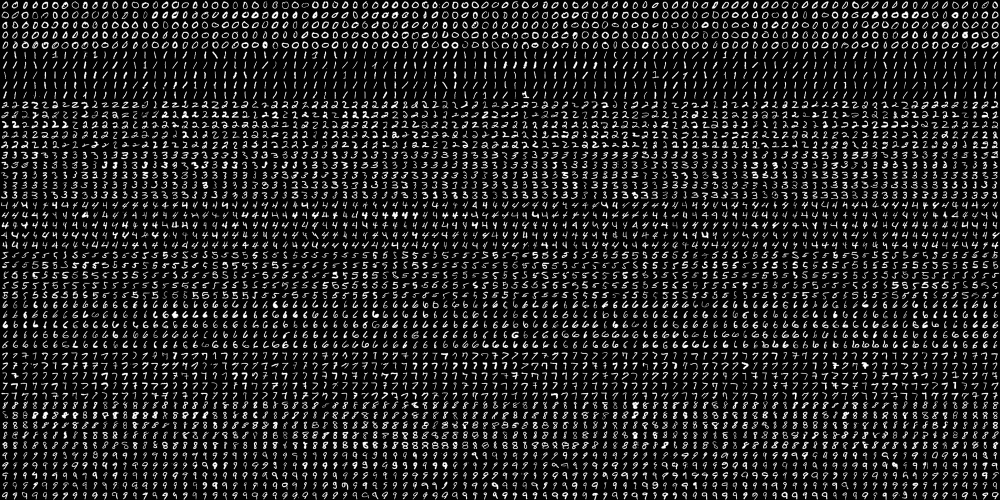
#> input picture digits.png, 2000 x 1000 px (shown at 1/2 size); the run also reads 1 picture not shown here
$ jupyter execute --allow-errors mytrep.ipynb
#> lines starting #> are read from the running program, lines starting #| are printed output that depends on the picture
[cell 1]
#!/usr/bin/env python

import cv2

import numpy as np

SZ = 20
CLASS_N = 10

# local modules
from common import clock, mosaic

def split2d(img, cell_size, flatten=True):
    h, w = img.shape[:2]
    sx, sy = cell_size
    cells = [np.hsplit(row, w//sx) for row in np.vsplit(img, h//sy)]
    cells = np.array(cells)
    if flatten:
        cells = cells.reshape(-1, sy, sx)
    return cells

def load_digits(fn):
#> called with fn = 'digits.png'
    digits_img = cv2.imread(fn, 0)
#> digits_img is the input picture: shape (1000, 2000); min 0, max 255, mean 33.8
    digits = split2d(digits_img, (SZ, SZ))
#> in split2d, `cells = [np.hsplit(row, w//sx) for row in np.vsplit(img, h//sy)]`: cells = 50 items
    labels = np.repeat(np.arange(CLASS_N), len(digits)/CLASS_N)
#> labels = 5000 values from 0 to 9
    return digits, labels

def deskew(img):
    m = cv2.moments(img)
    if abs(m['mu02']) < 1e-2:
        return img.copy()
    skew = m['mu11']/m['mu02']
    M = np.float32([[1, skew, -0.5*SZ*skew], [0, 1, 0]])
    img = cv2.warpAffine(img, M, (SZ, SZ), flags=cv2.WARP_INVERSE_MAP | cv2.INTER_LINEAR)
    return img

def svmInit(C=12.5, gamma=0.50625):
    model = cv2.ml.SVM_create()
    model.setGamma(gamma)
    model.setC(C)
    model.setKernel(cv2.ml.SVM_RBF)
    model.setType(cv2.ml.SVM_C_SVC)

    return model

def svmTrain(model, samples, responses):
    model.train(samples, cv2.ml.ROW_SAMPLE, responses)
    return model

def svmPredict(model, samples):
    return model.predict(samples)[1].ravel()

def svmEvaluate(model, digits, samples, labels):
    predictions = svmPredict(model, samples)
    print(predictions)
    accuracy = (labels == predictions).mean()
    print('Percentage Accuracy: %.2f %%' % (accuracy*100))

    confusion = np.zeros((10, 10), np.int32)
    for i, j in zip(labels, predictions):
        confusion[int(i), int(j)] += 1
    print('confusion matrix:')
    print(confusion)

    vis = []
    for img, flag in zip(digits, predictions == labels):
        img = cv2.cvtColor(img, cv2.COLOR_GRAY2BGR)
        if not flag:
            img[...,:2] = 0

        vis.append(img)
    return mosaic(25, vis)


def preprocess_simple(digits):
    return np.float32(digits).reshape(-1, SZ*SZ) / 255.0


def get_hog() :
    winSize = (20,20)
    blockSize = (8,8)
    blockStride = (4,4)
    cellSize = (8,8)
    nbins = 9
    derivAperture = 1
    winSigma = -1.
    histogramNormType = 0
    L2HysThreshold = 0.2
    gammaCorrection = 1
    nlevels = 64
    signedGradient = True

    hog = cv2.HOGDescriptor(winSize,blockSize,blockStride,cellSize,nbins,derivAperture,winSigma,histogramNormType,L2HysThreshold,gammaCorrection,nlevels, signedGradient)

    return hog
    affine_flags = cv2.WARP_INVERSE_MAP|cv2.INTER_LINEAR

[cell 2]
def get_hog_descriptors(digits_deskewed):
    print('Defining HoG parameters ...')
    # HoG feature descriptor
    hog = get_hog();

    print('Calculating HoG descriptor for every image ... ')
    hog_descriptors = []
    for img in digits_deskewed:
        hog_descriptors.append(hog.compute(img))
    hog_descriptors = np.squeeze(hog_descriptors)
    return hog_descriptors

[cell 3]
#if __name__ == '__main__':
print('Loading digits from digits.png ... ')
# Load data.
digits, labels = load_digits('digits.png')
#> labels = 5000 values from 0 to 9
print("digits.shape", digits.shape)
#| digits.shape (5000, 20, 20)

print('Shuffle data ... ')
# Shuffle data
rand = np.random.RandomState(10)
shuffle = rand.permutation(len(digits))
#> shuffle = 5000 values, max 4999 at index 2690, min 0 at index 4594, mean 2499.5
digits, labels = digits[shuffle], labels[shuffle]
#> labels = 5000 values, max 9 at index 2, min 0 at index 0, mean 4.5

print('Deskew images ... ')
digits_deskewed = list(map(deskew, digits))
#> in deskew, `m = cv2.moments(img)`: m = moments, m00 16937, centre m10/m00, m01/m00 = (9.98, 10.19)
#> in deskew, `skew = m['mu11']/m['mu02']`: skew = -0.144
#> in deskew, `M = np.float32([[1, skew, -0.5*SZ*skew], [0, 1, 0]])`: M = [[1, -0.144, 1.44], [0, 1, 0]]
#> in deskew (call 19), `m = cv2.moments(img)`: m = moments, m00 17210, centre m10/m00, m01/m00 = (10.08, 10.04)
#> in deskew (call 19), `skew = m['mu11']/m['mu02']`: skew = -0.121
#> in deskew (call 19), `M = np.float32([[1, skew, -0.5*SZ*skew], [0, 1, 0]])`: M = [[1, -0.121, 1.21], [0, 1, 0]]
#> in deskew (call 19), `img = cv2.warpAffine(img, M, (SZ, SZ), flags=cv2.WARP_INVERSE_MAP | cv..`:
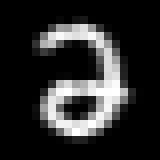
#> img: shape (20, 20) (shown 8 times larger); min 0, max 255, mean 43.1
#> in deskew (call 20), `m = cv2.moments(img)`: m = moments, m00 14496, centre m10/m00, m01/m00 = (10.03, 9.7)
#> in deskew (call 20), `m = cv2.moments(img)`:
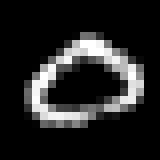
#> img: shape (20, 20) (shown 8 times larger); min 0, max 255, mean 36.2
#> in deskew (call 20), `skew = m['mu11']/m['mu02']`: skew = -0.305
#> in deskew (call 20), `M = np.float32([[1, skew, -0.5*SZ*skew], [0, 1, 0]])`: M = [[1, -0.305, 3.05], [0, 1, 0]]
#> in deskew (call 20), `img = cv2.warpAffine(img, M, (SZ, SZ), flags=cv2.WARP_INVERSE_MAP | cv..`:
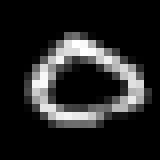
#> img: shape (20, 20) (shown 8 times larger); min 0, max 255, mean 36.2
#> in deskew (call 21), `m = cv2.moments(img)`: m = moments, m00 15448, centre m10/m00, m01/m00 = (10.08, 10.07)
#> in deskew (call 21), `m = cv2.moments(img)`:
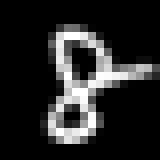
#> img: shape (20, 20) (shown 8 times larger); min 0, max 255, mean 38.6
#> in deskew (call 21), `skew = m['mu11']/m['mu02']`: skew = -0.149
#> in deskew (call 21), `M = np.float32([[1, skew, -0.5*SZ*skew], [0, 1, 0]])`: M = [[1, -0.149, 1.49], [0, 1, 0]]
#> in deskew (call 21), `img = cv2.warpAffine(img, M, (SZ, SZ), flags=cv2.WARP_INVERSE_MAP | cv..`:
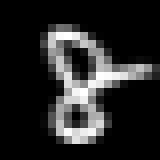
#> img: shape (20, 20) (shown 8 times larger); min 0, max 255, mean 38.6
#> in deskew (call 22), `m = cv2.moments(img)`: m = moments, m00 11590, centre m10/m00, m01/m00 = (9.77, 9.54)
#> in deskew (call 22), `m = cv2.moments(img)`:
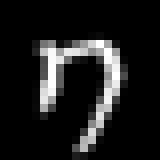
#> img: shape (20, 20) (shown 8 times larger); min 0, max 255, mean 29
#> in deskew (call 22), `skew = m['mu11']/m['mu02']`: skew = 0.0786
#> in deskew (call 22), `M = np.float32([[1, skew, -0.5*SZ*skew], [0, 1, 0]])`: M = [[1, 0.0786, -0.786], [0, 1, 0]]
#> in deskew (call 22), `img = cv2.warpAffine(img, M, (SZ, SZ), flags=cv2.WARP_INVERSE_MAP | cv..`:
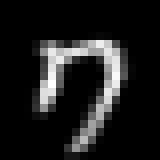
#> img: shape (20, 20) (shown 8 times larger); min 0, max 255, mean 29
#> in deskew (call 23), `m = cv2.moments(img)`: m = moments, m00 14506, centre m10/m00, m01/m00 = (9.82, 9.74)
#> in deskew (call 23), `m = cv2.moments(img)`:
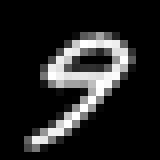
#> img: shape (20, 20) (shown 8 times larger); min 0, max 255, mean 36.3
#> in deskew (call 23), `skew = m['mu11']/m['mu02']`: skew = -0.446
#> in deskew (call 23), `M = np.float32([[1, skew, -0.5*SZ*skew], [0, 1, 0]])`: M = [[1, -0.446, 4.46], [0, 1, 0]]
#> in deskew (call 23), `img = cv2.warpAffine(img, M, (SZ, SZ), flags=cv2.WARP_INVERSE_MAP | cv..`:
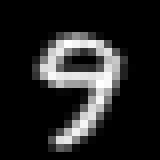
#> img: shape (20, 20) (shown 8 times larger); min 0, max 255, mean 36.3
#> in deskew (call 24), `m = cv2.moments(img)`: m = moments, m00 22669, centre m10/m00, m01/m00 = (9.88, 9.76)
#> in deskew (call 24), `m = cv2.moments(img)`:
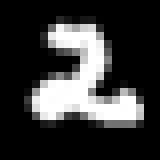
#> img: shape (20, 20) (shown 8 times larger); min 0, max 255, mean 56.7
#> in deskew (call 24), `skew = m['mu11']/m['mu02']`: skew = 0.157
#> in deskew (call 24), `M = np.float32([[1, skew, -0.5*SZ*skew], [0, 1, 0]])`: M = [[1, 0.157, -1.57], [0, 1, 0]]
#> digits_deskewed = 5000 items

hog_descriptors = get_hog_descriptors(digits_deskewed)
print('hog_descriptors.shape', hog_descriptors.shape)
#| hog_descriptors.shape (5000, 144)

print('Spliting data into training (90%) and test set (10%)... ')
train_n=int(0.9*len(hog_descriptors))
#> train_n = 4500
digits_train, digits_test = np.split(digits_deskewed, [train_n])
hog_descriptors_train, hog_descriptors_test = np.split(hog_descriptors, [train_n])
labels_train, labels_test = np.split(labels, [train_n])
#> labels_train = 4500 values, max 9 at index 2, min 0 at index 0, mean 4.5; labels_test = 500 values, max 9 at index 1, min 0 at index 14, mean 4.47


print('Training SVM model ...')
model = svmInit()
svmTrain(model, hog_descriptors_train, labels_train)

[cell 4]
digits_test.shape
#> Out = (500, 20, 20)

[cell 5]
hog_descriptors_test.shape
#> Out = (500, 144)
#| SHHHAPPPEEEE (2, 20, 20)

[cell 6]
def digits_to_hog(digits):
    deskewed_digits = list(map(deskew, digits))
#> deskewed_digits = 2 items
    return get_hog_descriptors(deskewed_digits)
#> the loop in get_hog_descriptors (call 2), `for img in digits_deskewed:` made 2 passes

def predict_digit(model, digit):
    return svmPredict(model, digits_to_hog(digit.reshape(1, 20, 20)))

def predict_digits(model, digits):
    return svmPredict(model, digits_to_hog(digits))

[cell 7]
#20, 800 => 8
print('Evaluating model ... ')
num_tests = 2
#vis = svmEvaluate(model, digits_test[0:num_tests], hog_descriptors_test[0:num_tests], labels_test[0:num_tests])
# predictions = svmPredict(model, hog_descriptors_test[0:num_tests])

print('SHHHAPPPEEEE', digits_test[0:num_tests].shape)
#print('SHHHAPPPEEEE2', digits_test[0].reshape(1,20,20).shape)
#predictions = svmPredict(model, digits_to_hog(digits_test[0:num_tests]))
# prediction = predict_digit(model, digits_test[0])

predictions = predict_digits(model, digits_test[0:num_tests])
#> predictions = [3, 9]

print('predictions', predictions)
#| predictions [3. 9.]
# cv2.imwrite("digits-classification.jpg",vis)

#> (a cell that did not finish here is left out)

[cell 9]
# 768141
image = cv2.imread('722281.jpg')
print(image.shape)
#| (1643, 2555, 3)
sqsize = 57

sq1_sx = 722 + sqsize * 2
sq1_sy = 446

sq1 = image[sq1_sy:(sq1_sy + sqsize), sq1_sx:(sq1_sx + sqsize)]

#cv2.rectangle(image, (sq1_sx, sq1_sy), (sq1_sx + sqsize, sq1_sy + sqsize), (255,0,0), 2)
print('')
# [9 lines of commented-out code are left out]

[cell 10]
#sq1 = cv2.resize(sq1, (20, 20))
sq1 = cv2.cvtColor(sq1, cv2.COLOR_BGR2GRAY)
_,sq1 = cv2.threshold(sq1,127,255,cv2.THRESH_BINARY_INV)
kernel = np.ones((5,5),np.uint8)
sq1 = cv2.dilate(sq1,kernel,iterations = 1)
#_,sq1 = cv2.threshold(sq1,150,255,cv2.THRESH_BINARY_INV)
#cv2.bitwise_not(img)

cv2.imshow("test", cv2.resize(sq1, (200, 200)))
cv2.waitKey(0)
cv2.destroyAllWindows()

sq1 = cv2.resize(sq1, (20, 20))
my_digits = np.array([sq1, sq1])
my_digits.shape

predictions = predict_digits(model, my_digits)
#> predictions = [4, 4]
print(predictions)
#| [4. 4.]
